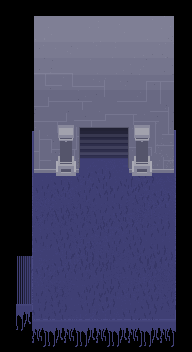

The image is a tile-based game level rendered from a .tmx file. Its description and complete source (layers, tilesets, objects, tile grids) follow:
An orthogonal 12x22 tile map with 16x16 px tiles, 2 tile layers (under, above), 2 tilesets.

<map version="1.10" tiledversion="1.10.1" orientation="orthogonal" renderorder="right-down" width="12" height="22" tilewidth="16" tileheight="16" infinite="0" nextlayerid="3" nextobjectid="1">
 <tileset firstgid="1" source="dungeon_entrance2_under.tsx" />
 <tileset firstgid="265" source="dungeon_entrance2_above.tsx" />
 <layer id="1" name="under" width="12" height="22">
  <data encoding="csv">
1,2,3,4,5,6,7,8,9,10,11,12,
13,14,15,16,17,18,19,20,21,22,23,24,
25,26,27,28,29,30,31,32,33,34,35,36,
37,38,39,40,41,42,43,44,45,46,47,48,
49,50,51,52,53,54,55,56,57,58,59,60,
61,62,63,64,65,66,67,68,69,70,71,72,
73,74,75,76,77,78,79,80,81,82,83,84,
85,86,87,88,89,90,91,92,93,94,95,96,
97,98,99,100,101,102,103,104,105,106,107,108,
109,110,111,112,113,114,115,116,117,118,119,120,
121,122,123,124,125,126,127,128,129,130,131,132,
133,134,135,136,137,138,139,140,141,142,143,144,
145,146,147,148,149,150,151,152,153,154,155,156,
157,158,159,160,161,162,163,164,165,166,167,168,
169,170,171,172,173,174,175,176,177,178,179,180,
181,182,183,184,185,186,187,188,189,190,191,192,
193,194,195,196,197,198,199,200,201,202,203,204,
205,206,207,208,209,210,211,212,213,214,215,216,
217,218,219,220,221,222,223,224,225,226,227,228,
229,230,231,232,233,234,235,236,237,238,239,240,
241,242,243,244,245,246,247,248,249,250,251,252,
253,254,255,256,257,258,259,260,261,262,263,264
</data>
 </layer>
 <layer id="2" name="above" width="12" height="22">
  <data encoding="csv">
265,266,267,268,269,270,271,272,273,274,275,276,
277,278,279,280,281,282,283,284,285,286,287,288,
289,290,291,292,293,294,295,296,297,298,299,300,
301,302,303,304,305,306,307,308,309,310,311,312,
313,314,315,316,317,318,319,320,321,322,323,324,
325,326,327,328,329,330,331,332,333,334,335,336,
337,338,339,340,341,342,343,344,345,346,347,348,
349,350,351,352,353,354,355,356,357,358,359,360,
361,362,363,364,365,366,367,368,369,370,371,372,
373,374,375,376,377,378,379,380,381,382,383,384,
385,386,387,388,389,390,391,392,393,394,395,396,
397,398,399,400,401,402,403,404,405,406,407,408,
409,410,411,412,413,414,415,416,417,418,419,420,
421,422,423,424,425,426,427,428,429,430,431,432,
433,434,435,436,437,438,439,440,441,442,443,444,
445,446,447,448,449,450,451,452,453,454,455,456,
457,458,459,460,461,462,463,464,465,466,467,468,
469,470,471,472,473,474,475,476,477,478,479,480,
481,482,483,484,485,486,487,488,489,490,491,492,
493,494,495,496,497,498,499,500,501,502,503,504,
505,506,507,508,509,510,511,512,513,514,515,516,
517,518,519,520,521,522,523,524,525,526,527,528
</data>
 </layer>
</map>
